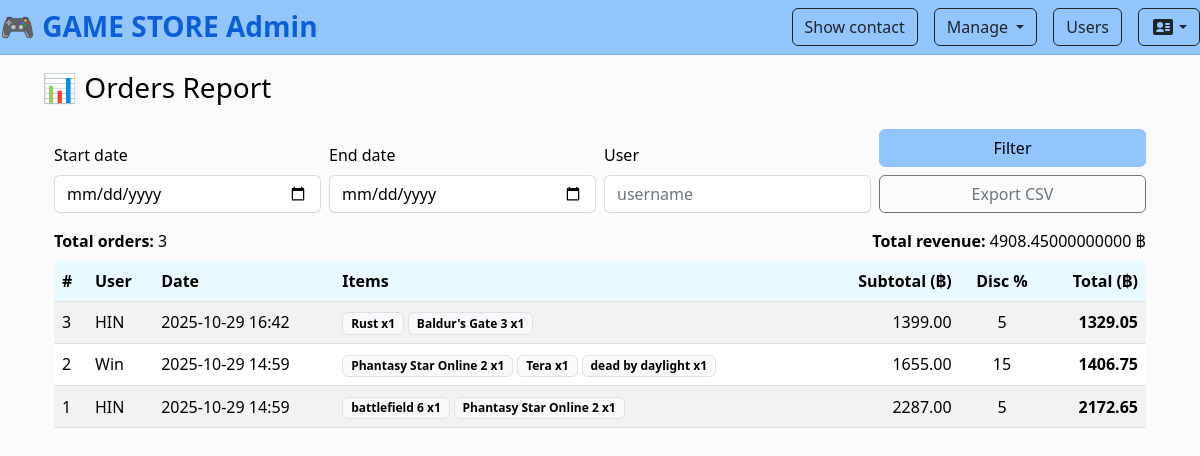
The app's page /manage/reports/orders/ (signed in), older data.
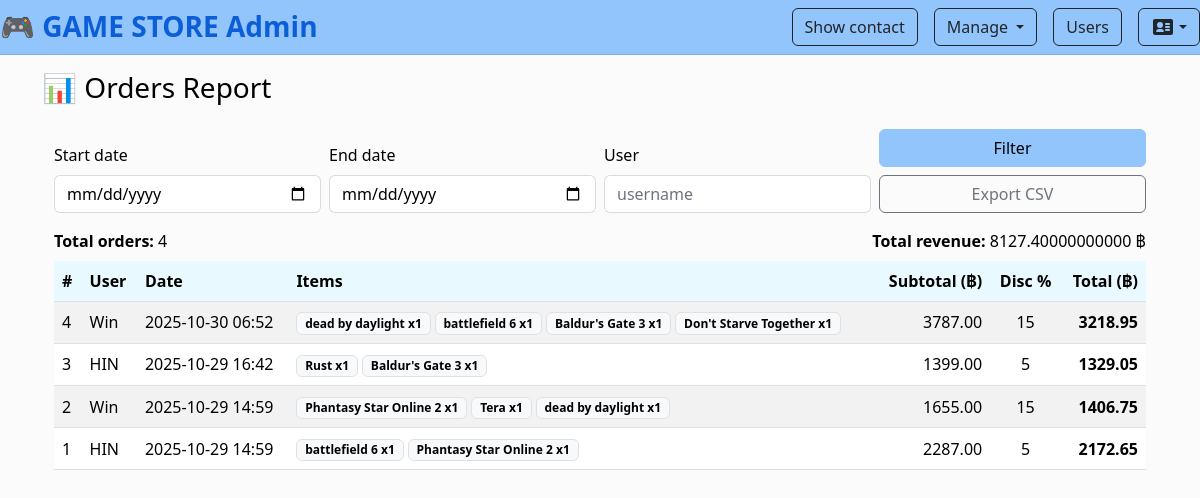
The same page, newer data.
### myapp/models.py (models this page shows, shortened)
class Order(models.Model):
    user = models.ForeignKey(User, null=True, blank=True, on_delete=models.SET_NULL)
    created_at = models.DateTimeField(auto_now_add=True)
    subtotal = models.DecimalField(max_digits=12, decimal_places=2, default=Decimal('0.00'))
    discount_percent = models.IntegerField(default=0)
    total = models.DecimalField(max_digits=12, decimal_places=2, default=Decimal('0.00'))

class OrderItem(models.Model):
    order = models.ForeignKey(Order, related_name='items', on_delete=models.CASCADE)
    product = models.ForeignKey(Product, null=True, blank=True, on_delete=models.SET_NULL)
    name = models.CharField(max_length=200)
    price = models.DecimalField(max_digits=10, decimal_places=2, default=Decimal('0.00'))
    quantity = models.IntegerField(default=1)

### myapp/views.py (the view, shortened to what this page needs)
# urls.py: path('manage/reports/orders/', orders_report, name='orders-report'),
@login_required
@user_passes_test(is_admin)
def orders_report(request):
    qs = Order.objects.all().select_related('user').order_by('-created_at')
    start = request.GET.get('start')
    end = request.GET.get('end')
    user_q = request.GET.get('user')
    if user_q:
        qs = qs.filter(user__username__icontains=user_q)
    total_orders = qs.count()
    total_revenue = qs.aggregate(s=models.Sum('total'))['s'] or Decimal('0.00')
    return render(request, 'myapp/orders_report.html', {
        'orders': qs[:200],  # safety cap
        'total_orders': total_orders,
        'total_revenue': total_revenue,
        'start': start or '',
        'end': end or '',
        'user_q': user_q or '',
    })

### myapp/views.py (called while the page is built)
def is_admin(user):
    return user.is_staff or user.is_superuser

### myapp/template/myapp/orders_report.html
{% extends 'myapp/base.html' %}
{% block myheader %}
  <h1 class="h3">📊 Orders Report</h1>
{% endblock myheader %}
{% block content %}
  <div class="container py-3">
    <form method="get" class="row g-2 align-items-end mb-3">
      <div class="col-12 col-md-3">
        <label class="form-label">Start date</label>
        <input type="date" name="start" value="{{ start }}" class="form-control">
      </div>
      <div class="col-12 col-md-3">
        <label class="form-label">End date</label>
        <input type="date" name="end" value="{{ end }}" class="form-control">
      </div>
      <div class="col-12 col-md-3">
        <label class="form-label">User</label>
        <input type="text" name="user" value="{{ user_q }}" class="form-control" placeholder="username">
      </div>
      <div class="col-12 col-md-3 d-grid gap-2">
        <button class="btn btn-primary" type="submit">Filter</button>
        <a class="btn btn-outline-secondary" href="?start={{ start }}&end={{ end }}&user={{ user_q }}&export=csv">Export CSV</a>
      </div>
    </form>
    <div class="d-flex justify-content-between align-items-center mb-2">
      <div>
        <strong>Total orders:</strong> {{ total_orders }}
      </div>
      <div>
        <strong>Total revenue:</strong> {{ total_revenue }} ฿
      </div>
    </div>
    <div class="table-responsive">
      <table class="table table-striped align-middle">
        <thead>
          <tr>
            <th>#</th>
            <th>User</th>
            <th>Date</th>
            <th>Items</th>
            <th class="text-end">Subtotal (฿)</th>
            <th class="text-center">Disc %</th>
            <th class="text-end">Total (฿)</th>
          </tr>
        </thead>
        <tbody>
          {% for o in orders %}
          <tr>
            <td>{{ o.id }}</td>
            <td>{{ o.user.username|default:'-' }}</td>
            <td>{{ o.created_at|date:'Y-m-d H:i' }}</td>
            <td>
              {% for it in o.items.all %}
                <span class="badge text-bg-light border">{{ it.name }} x{{ it.quantity }}</span>
              {% empty %}
                -
              {% endfor %}
            </td>
            <td class="text-end">{{ o.subtotal }}</td>
            <td class="text-center">{{ o.discount_percent }}</td>
            <td class="text-end fw-semibold">{{ o.total }}</td>
          </tr>
          {% empty %}
          <tr><td colspan="7" class="text-center text-muted">No orders yet.</td></tr>
          {% endfor %}
        </tbody>
      </table>
    </div>
  </div>
{% endblock content %}

### myapp/template/myapp/base.html (shortened to what this page needs)
{% load static %}
<!DOCTYPE html>
<html lang="en">
  <head>
    <link
      href="https://cdn.jsdelivr.net/npm/bootstrap@5.3.3/dist/css/bootstrap.min.css"
      rel="stylesheet"
    />
    <link rel="stylesheet" href="{% static 'css/myCss.css' %}">
  </head>
  <body>
    {% block masthead %}
    <header class="w-100 text-white px-0 py-2 border-bottom">
      <div class="container-fluid px-0 d-flex justify-content-between align-items-center">
        <h1 class="mb-0 fw-bold fs-3">
          <a href="{% url 'home-page' %}" class="text-decoration-none">
            🎮 GAME STORE{% if user.is_authenticated and user.profile.usertype|lower == 'admin' %} Admin{% endif %}
          </a>
        </h1>
        <div class="d-flex gap-3 align-items-center ms-auto">
          {% if user.is_authenticated and user.profile.usertype|lower == 'admin' %}
            <a href="{% url 'showcontact-page' %}" class="btn btn-outline-dark btn-action">Show contact</a>
            <div class="dropdown">
              <button class="btn btn-outline-dark dropdown-toggle btn-action" type="button" id="manageMenu" data-bs-toggle="dropdown" aria-expanded="false">
                Manage
              </button>
            </div>
            <a href="{% url 'user-roles' %}" class="btn btn-outline-dark btn-action">Users</a>
          {% endif %}
          {% if user.is_authenticated %}
            <div class="dropdown">
              <button class="btn btn-outline-dark btn-action dropdown-toggle d-flex align-items-center" type="button" id="profileDropdown" data-bs-toggle="dropdown" aria-expanded="false" aria-label="Profile menu" title="Profile menu">
              </button>
            </div>
          {% else %}
            <a href="{% url 'login' %}" class="btn btn-outline-dark btn-action">Login</a>
          {% endif %}
        </div>
      </div>
    </header>
    {% endblock masthead %}
    <div class="container py-3">
        {% block myheader %}
        {% endblock myheader %}
        {% block content %}
        {% endblock content %}
    </div>
  </body>
</html>

### myapp/template/myapp/base.html (style rules this page uses)
:root { --bg: #FBFBFB; --bg-elev: #E8F9FF; --card-bg: #FFFFFF; --text: #000000; --muted: #3f4a59; --accent: #93C5FD; --accent-2: #60A5FA; --border: rgba(31, 41, 55, .15); }
html, body { background-color: var(--bg); color: var(--text); }
a { color: #0b5ed7; }
.border-top, .border-bottom { border-color: var(--border) !important; }
header, .navbar { background-color: var(--accent) !important; }
.btn-primary { background-color: var(--accent); border-color: var(--accent); color: #000000; }
table.table { background-color: var(--card-bg); color: var(--text); border-color: var(--border); }
table.table thead th { background-color: var(--bg-elev); color: #000; border-color: var(--border); }
table.table tbody tr { border-color: var(--border); }
table.table tbody tr:nth-child(odd) { background-color: #F7FBFF; }
table.table tbody tr:nth-child(even) { background-color: #FFFFFF; }
.form-label, label { color: var(--text) !important; }
.form-control, .form-select { background-color: #FFFFFF !important; color: #000000 !important; border-color: var(--border) !important; }
.form-control::placeholder { color: #6b7280; }

Row changes from the older to the newer data that the page shows:
added Order: id "4", user.username "Win", created_at "2025-10-30 06:52", subtotal "3787.00", discount_percent "15", total "3218.95"
added OrderItem: name "dead by daylight", quantity "1", shown under "4"
added OrderItem: name "battlefield 6", quantity "1", shown under "4"
added OrderItem: name "Baldur's Gate 3", quantity "1", shown under "4"
added OrderItem: name "Don't Starve Together", quantity "1", shown under "4"
Text that changed along with them:
{{ total_orders }}: "3" → "4"
{{ total_revenue }}: "4908.45000000000" → "8127.40000000000"
